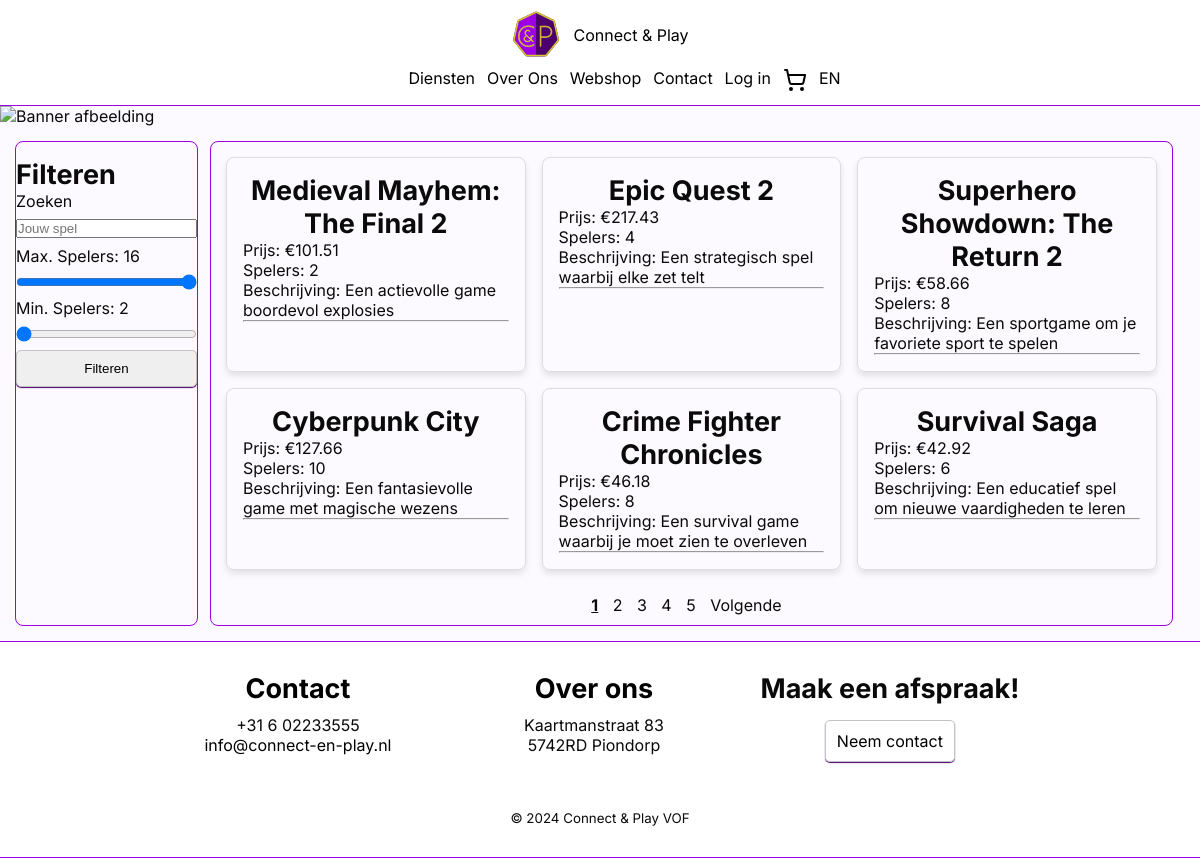
Screenshot of /webshop.php with the database file from the repository.
### tables this page shows
CREATE TABLE `game` (
  `game_id` int(11) NOT NULL,
  `players` int(11) NOT NULL,
  `price` decimal(10,2) NOT NULL,
  `duration` int(11) DEFAULT NULL CHECK (`duration` > 0),
  `name` varchar(150) NOT NULL,
  `description` mediumtext NOT NULL,
  `difficulty` varchar(20) NOT NULL,
  `left_in_stock` int(11) NOT NULL
);

### php/Shared/Language/Language.php (called while the page is built, shortened)
<?php
class Language
{
    private array $translations = [];
    public function getLanguage(): string
    {
        return $_SESSION['language'] ?? $this->default;
    }
    public function translate(string $key): string
    {
        if (str_contains($key, '.')) {
            $parts = explode('.', $key);
            $current = $this->translations;
            foreach ($parts as $part) {
                if (isset($current[$part])) {
                    $current = $current[$part];
                } else {
                    return $key;
                }
            }
            return $current;
        }
        return $this->translations[$key] ?? $key;
    }
    private function loadLanguageFile(): void
    {
        $language = $this->getLanguage();
        $filePath = __DIR__ . "/{$language}.php";
        if (file_exists($filePath)) {
            $this->translations = require $filePath;
        } else {
            $this->translations = [];
        }
    }
}

### php/Shared/Database.php (called while the page is built, shortened)
<?php
class Database
{
    private static ?PDO $connection = null;
    public static function connect(
        string $servername = "mariadb",
        string $username = "root",
        string $password = "",
        string $name = "webshop"
    ): PDO {
        if (self::$connection === null) {
            self::$connection = new PDO("mysql:host={$servername};dbname={$name};charset=utf8mb4", $username, $password);
            self::$connection->setAttribute(PDO::ATTR_ERRMODE, PDO::ERRMODE_EXCEPTION);
            self::$connection->setAttribute(PDO::ATTR_DEFAULT_FETCH_MODE, PDO::FETCH_ASSOC);
        }
        return self::$connection;
    }
}

### php/Shop/Controllers/WebshopController.php (called while the page is built, shortened)
<?php
require_once '/var/www/php/Shop/DataAccess/GameRepository.php';
class WebshopController {
    private GameRepository $gameRepository;
    private string $searchQuery;
    private int $maxPlayers = 16;
    private int $minPlayers = 2;
    private bool $filterActive = false;
    private array $games = [];
    private int $gamesPerPage = 6;
    public function __construct()
    {
        $this->gameRepository = new GameRepository();
    }
    public function getCurrentPage(): int {
        return isset($_GET['page']) ? (int)$_GET['page'] : 1;
    }
    public function getGames(): array
    {
        $offset = ($this->getCurrentPage() - 1) * $this->gamesPerPage;
        return array_slice(
            $this->games,
            $offset,
            $this->gamesPerPage
        );
    }
    public function fetchGames(int $amountOfGames = 0): void {
        if ($amountOfGames > 0) {
            $this->gamesPerPage = $amountOfGames;
        } else {
            $this->gamesPerPage = 6;
        }
        $this->games = $this->gameRepository->getGames();
        $this->games = $this->filterGames($this->games);
    }
    public function getTotalOfGames(): int {
        return count($this->games);
    }
    public function getTotalPages(): int {
        return ceil($this->getTotalOfGames() / $this->gamesPerPage);
    }
    private function filterGames(array $games): array
    {
        if (!$this->filterActive) {
            return $games;
        }
        $games = array_filter($games, function($game) {
            return $game->getPlayers() >= $this->minPlayers;
        });
        $games = array_filter($games, function($game) {
            return $game->getPlayers() <= $this->maxPlayers;
        });
        $games = array_filter($games, function($game) {
            return str_contains(
                strtolower($game->getName()),
                strtolower($this->searchQuery)
            ) || str_contains(
                strtolower($game->getDescription()),
                strtolower($this->searchQuery)
            );
        });
        return $games;
    }
    public function getFilterParams(): string
    {
        return "";
    }
}
?>

### php/Shop/DataAccess/GameRepository.php (called while the page is built, shortened)
<?php
require_once '/var/www/php/Shared/Database.php';
require_once '/var/www/php/Shop/Domain/Game.php';
class GameRepository
{
    private PDO $db;
    public function __construct()
    {
        try {
            $this->db = Database::connect();
        } catch (PDOException $e) {
            echo "Fout bij het verbinden met de database: " . $e->getMessage();
            exit;
        }
    }
    public function getGames(): array
    {
        $allGames = [];
        $stmtGame = $this->db->prepare("SELECT * FROM `game`");
        $stmtGame->execute();
        $gameRows = $stmtGame->fetchAll();
        foreach ($gameRows as $row) {
            $allGames[] = new Game(
                (int) $row['players'],
                (float) $row['price'],
                (int) $row['duration'],
                (string) $row['name'],
                (string) $row['description'],
                (string) $row['difficulty'],
                (int) $row['left_in_stock'],
                (int) $row['game_id']
            );
        }
        return $allGames;
    }
}
?>

### php/Shop/Domain/Game.php (called while the page is built, shortened)
<?php
class Game
{
    public function getId(): int
    {
        return $this->id;
    }
    public function getPlayers(): int
    {
        return $this->players;
    }
    public function getPrice(): float
    {
        return $this->price;
    }
    public function getName(): string
    {
        return $this->name;
    }
    public function getDescription(): string
    {
        return $this->description;
    }
}
?>

### public/webshop.php (the view, shortened to what this page needs)
<?php
require_once '../php/Shared/header.php';
require_once '../php/Shop/controllers/WebshopController.php';
$controller = new WebshopController();
$currentPage = $controller->getCurrentPage();
$controller->fetchGames();
?>
<img class="banner-img" src="images/bannerImg.jpg" alt="Banner afbeelding" />
<div id="webshopContainer" class="mb-flex-col flex flex-nowrap py-15 px-15">
    <div id="productfilter" class="col-2 product-accent-border flex justify-center">
        <aside class="filter-sectie mb-col-12">
            <h3>Filteren</h3>
            <form class="flex mb-flex-col">
				<div class="flex flex-col col-12">
					<label for="zoekfunctie">Zoeken</label>
					<input type="text" id="zoekfunctie" name="search" placeholder="Jouw spel" value="<?php echo $_GET["search"] ?? ""; ?>">
				</div>
				<div class="flex flex-col col-12">
					<label for="maxspelers">Max. Spelers: <span id="maxspelers-value"></span></label>
					<input type="range" id="maxspelers" name="maxspelers" min="2" max="16" step="2" value="<?php echo $_GET["maxspelers"] ?? '16'; ?>">
				</div>
				<div class="flex flex-col col-12">
					<label for="minspelers">Min. Spelers: <span id="minspelers-value"></span></label>
					<input type="range" id="minspelers" name="minspelers" min="2" max="16" step="2" value="<?php echo $_GET["minspelers"] ?? '2'; ?>">
				</div>
                	<button class="button" type="submit">Filteren</button>
            </form>
        </aside>
    </div>
	<div class="product-accent-border mb-col-12 col-10">
		<div id="productlijst" class="mb-col-12 col-12 flex justify-center px-15 py-15">
			<?php foreach ($controller->getGames() as $game): ?>
				<div class="game-card" onclick="window.location='/product.php?id=<?php echo $game->getId() ?>'">
					<h3 class="text-center"><?php echo htmlspecialchars($game->getName()); ?></h3>
					<p>Prijs: €<?php echo htmlspecialchars($game->getPrice()); ?></p>
					<p>Spelers: <?php echo htmlspecialchars($game->getPlayers()); ?></p>
					<p>Beschrijving: <?php echo htmlspecialchars($game->getDescription()); ?></p>
					<hr/>
				</div>
			<?php endforeach; ?>
		</div>
		<div id="pagination" class="py-10 px-10 text-center">
			<?php for ($i = 1; $i <= $controller->getTotalPages(); $i++): ?>
				<a href="?page=<?php echo $i . $controller->getFilterParams(); ?>">
				<?php if ($i === $currentPage): ?>
					<b><u><?php echo $i; ?></u></b>
				<?php else: ?>
					<?php echo $i; ?>
				<?php endif; ?>
				</a>
			<?php endfor; ?>
			<?php if ($currentPage < $controller->getTotalPages()): ?>
				<a href="?page=<?php echo $currentPage + 1 . $controller->getFilterParams(); ?>">Volgende</a>
			<?php endif; ?>
		</div>
	</div>
</div>
<?php require_once '../php/Shared/footer.php'; ?>

### php/Shared/header.php (shortened to what this page needs)
<?php
require_once '/var/www/php/Profile/DataAccess/UserRepository.php';
require_once '/var/www/php/Shared/Language/Language.php';
$language = new Language();
function __($key): string
{
    global $language;
    return $language->translate($key);
}
?>
<!DOCTYPE html>
<html lang="nl">
<head>
    <link rel="stylesheet" href="/style.css" />
</head>
<body>
    <header class="flex justify-center">
        <div id="header-container" class="flex mb-col-12 col-6 justify-center align-center py-10">
            <a id="home-link" href="/index.php">
                <div class="flex justify-center col-12 align-center">
                    <img src="/images/c&p-logo.svg" alt="Connect & Play logo" />
                    <p class="">Connect & Play</p>
                </div>
            </a>
            <div id="page-links" class="flex offset mb-col-12">
                <a href="/diensten.php"><?= __('nav.services') ?></a>
                <a href="/over-ons.php"><?= __('nav.about') ?></a>
                <a href="/webshop.php"><?= __('nav.webshop') ?></a>
                <a href="/contact.php"><?= __('nav.contact') ?></a>
                <?php if (isset($user)): ?>
                    <?php if ($user->getRole() === UserRole::EMPLOYEE || $user->getRole() === UserRole::ADMINISTRATOR): ?>
                        <a href="/dashboard.php"><?= __('nav.dashboard') ?></a>
                    <?php endif; ?>
                    <a href="/profiel.php"><?= __('nav.profile') ?></a>
                    <a href="/logout.php"><?= __('nav.logout') ?></a>
                <?php else: ?>
                    <a href="/login.php"><?= __('nav.login') ?></a>
                <?php endif; ?>
                <div id="cart-icon-container" class="flex align-center relative">
                    <button id="cart-button" class="cart-icon-button">
                        <img src="/images/shopping-cart.svg" class="invert-color-img cart-icon-image" alt="Winkelwagen" />
                    </button>
                </div>
                <?php if ($language->getLanguage() === 'nl'): ?>
                    <a href="?lang=en">EN</a>
                <?php else: ?>
                    <a href="?lang=nl">NL</a>
                <?php endif; ?>
            </div>
        </div>
    </header>

### php/Shared/footer.php (shortened to what this page needs)
<footer class="py-30">
    <div id="footer-container" class="flex justify-center pb-15">
        <div id="footer-sections" class="col-9 flex text-center">
            <div class="contact-ons-footer mb-col-12 col-4">
                <a href="contact.html">
                    <h3 id="contact" class="pb-10"><?= __('footer.contact') ?></h3>
                </a>
                <ul>
                    <li>
                        <p>+31 6 02233555</p>
                    </li>
                    <li>
                        <p><a href="mailto:info@connect-en-play.nl">info@connect-en-play.nl</a></p>
                    </li>
                </ul>
            </div>
            <div class="over-ons-footer mb-col-12 col-4">
                <a href="over-ons.html">
                    <h3 id="over-ons" class="pb-10"><?= __('footer.about') ?></h3>
                </a>
                <ul>
                    <li>
                        <p>
                            Kaartmanstraat 83 <br />
                            5742RD Piondorp
                        </p>
                    </li>
                </ul>
            </div>
            <div class="maak-afspraak-footer mb-offset-3 mb-col-4 col-4">
                <h3 class="pb-15"><?= __('footer.appointment.title') ?></h3>
                <div class="flex justify-center">
                    <a href="contact.html" class="button col-6"><?= __('footer.appointment.cta') ?></a>
                </div>
            </div>
        </div>
    </div>
    <div class="flex align-center justify-center pt-30">
        <p>
            <small>&copy; 2024 Connect & Play VOF</small>
        </p>
    </div>
</footer>
</body>
</html>

### public/style.css (style rules this page uses)
:root { --foreground: #0a0a0a; --background: #fdfaff; --primary: #4b006e; --accent: #9c00e5; --highlight: #d6c52e; --box-1: #cdcdcd; --box-2: #b5b5b5; --footer-header: #000; --header-z-index: 10; }
* { margin: 0; padding: 0; box-sizing: border-box; }
body { font-family: "Inter", "Verdana", sans-serif; background-color: var(--background); color: var(--foreground); }
h3 { font-size: 27px; font-weight: bold; }
p, a { font-size: 16px; }
.text-center { text-align: center; }
.banner-img { object-fit: cover; width: 100%; height: 200px; margin: 0; padding: 0; }
.input, .button { width: 100%; padding: 10px 0; border: 1px solid #c3c3c3; border-radius: 5px; box-shadow: 0 1px 1px var(--primary); resize: none; }
.flex { display: flex; flex-wrap: wrap; column-gap: 1vw; row-gap: 1vh; }
.flex-nowrap { flex-wrap: nowrap; }
.flex-col { flex-direction: column; }
.justify-center { justify-content: center; }
.align-center { align-items: center; }
.pb-10 { padding-bottom: 10px; }
.py-10 { padding-top: 10px; padding-bottom: 10px; }
.px-10 { padding-left: 10px; padding-right: 10px; }
.pb-15 { padding-bottom: 15px; }
.py-15 { padding-top: 15px; padding-bottom: 15px; }
.px-15 { padding-left: 15px; padding-right: 15px; }
.pt-30 { padding-top: 30px; }
.py-30 { padding-top: 30px; padding-bottom: 30px; }
header { position: sticky; top: 0; background-color: #fff; border-bottom: 1px var(--accent) solid; z-index: var(--header-z-index); }
header img { width: 50px; height: 50px; }
#page-links { justify-content: space-evenly; }
#home-link, #home-link:visited, #footer-container a, #footer-container a:visited, #page-links > a, #page-links > a:visited { color: #000; text-decoration: none; }
footer { background-color: #fff; border-bottom: 1px var(--accent) solid; border-top: 1px var(--accent) solid; }
ul { list-style: none; padding: 0; }
#productfilter { display: flex; gap: 16px; padding: 16px; }
.product-accent-border { border: 1px solid var(--accent); border-radius: 8px; }
#productlijst { display: grid; grid-template-columns: repeat(3, 1fr); gap: 16px; border-radius: inherit; }
.game-card { border: 1px solid #ddd; border-radius: 8px; padding: 16px; box-shadow: 0 4px 6px rgba(0, 0, 0, 0.1); }
#pagination a { color: var(--foreground); text-decoration: none; padding-right: 10px; }
.cart-icon-button { background: none; border: none; cursor: pointer; position: relative; padding: 0; }
.cart-icon-image { width: 24px; height: 24px; }
@media only screen and (min-width: 768px) { .col-2 { width: calc(16.66% - 1vw); } }
@media only screen and (min-width: 768px) { .col-4 { width: calc(33.33% - 1vw); } }
@media only screen and (min-width: 768px) { .col-6 { width: calc(50% - 1vw); } }
@media only screen and (min-width: 768px) { .col-9 { width: calc(75% - 1vw); } }
@media only screen and (min-width: 768px) { .col-10 { width: calc(83.333% - 1vw); } }
@media only screen and (min-width: 768px) { .col-12 { width: 100%; } }
@media only screen and (min-width: 768px) { .offset { margin-left: 8.33%; } }

### rows the page displays
game: name "Medieval Mayhem: The Final 2", price "101.51", players "2", description "Een actievolle game boordevol explosies"
game: name "Epic Quest 2", price "217.43", players "4", description "Een strategisch spel waarbij elke zet telt"
game: name "Superhero Showdown: The Return 2", price "58.66", players "8", description "Een sportgame om je favoriete sport te spelen"
game: name "Cyberpunk City", price "127.66", players "10", description "Een fantasievolle game met magische wezens"
game: name "Crime Fighter Chronicles", price "46.18", players "8", description "Een survival game waarbij je moet zien te overleven"
game: name "Survival Saga", price "42.92", players "6", description "Een educatief spel om nieuwe vaardigheden te leren"

### other values shown
__('nav.services') "Diensten"
__('nav.about') "Over Ons"
__('nav.webshop') "Webshop"
__('nav.contact') "Contact"
__('nav.login') "Log in"
__('footer.contact') "Contact"
__('footer.about') "Over ons"
__('footer.appointment.title') "Maak een afspraak!"
__('footer.appointment.cta') "Neem contact"
